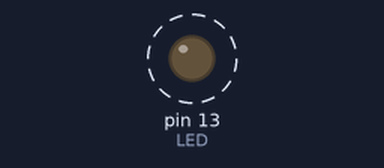
A sketch run on a simulated Arduino Uno, built with avr-gcc and run on an emulated ATmega328P. Shown: output pins drawn as LEDs (lit = HIGH). Dashed ring = blinking. What the sketch prints to the serial monitor is not drawn.

Above: at 0.5 s.
Timing chart, 0 to 4.6 s (numbered marks = the images above):
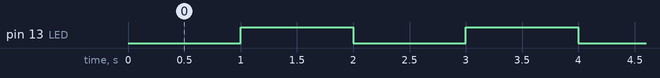

The sketch:

ch101.ino
```cpp
#include<TimerOne.h>

int LED = 13;
int state = 0;
int tValue = 0;
int tDelay=0;
void setup() {
  pinMode(LED,OUTPUT);
  Timer1.initialize(1000);   //초기화
  Timer1.attachInterrupt(t1msec);
  Serial.begin(115200);
}

void loop() {
  if(tDelay>=100){
    tDelay=0;
    digitalWrite(LED, state^=1 );
  }
}

void t1msec(){
  Serial.println(tValue);
  if(++tValue>=10){
    tValue=0;
    tDelay++;
  }
}
```

Measured:
- by itself, pin 13 (LED): alternates HIGH for 1.0 s and LOW for 1.0 s
